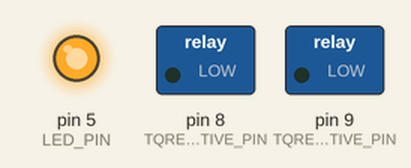
This sketch was run on a simulated Arduino Uno, built with avr-gcc and run on an emulated ATmega328P. On the bench: switched loads named in the sketch (green lamp = pin HIGH), output pins drawn as LEDs (lit = HIGH).

Above: at 0.2 s.
At 12.2 s:
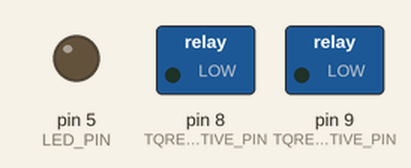
Timing chart, 0 to 22.1 s (numbered marks = the images above):
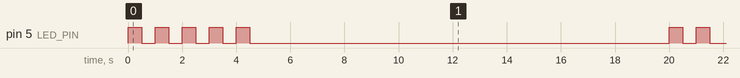

The sketch:

TQ_Relay_Tester.ino
```cpp
// How it works
  // When we start up, in "reset" or "startup" mode, COM and NC (2/3 and 9/8 - the left of COM) have continuity, and COM and NO (2/4, 8/7 - the right of COM) do NOT have continuity
  // The first switch changes, so 2/4 and 8/7 (right of COM) has continuity and 2/3 and 9/8 (left of COM) does NOT
  // Then it just flip-flops between NO/NC 9 more times

#define TQRELAY_POSITIVE_PIN 8
#define TQRELAY_NEGATIVE_PIN 9
#define LED_PIN 5

#define PULSE_TIME 3

bool isRelayInResetMode = false;

void setup() {
  pinMode(TQRELAY_POSITIVE_PIN, OUTPUT);
  pinMode(TQRELAY_NEGATIVE_PIN, OUTPUT);
  pinMode(LED_PIN, OUTPUT);

  // we always start in reset mode
  isRelayInResetMode = true;
}

void loop() {
  // blink LED five times to show we're starting
  blinkLED(5);
  testSingleCoilRelay();
}

void testSingleCoilRelay() {
  //wait 15 seconds before starting
  delay(15000);

  for (int i = 0; i < 10; i++) {
    // blink LED to show we're sending single coil pulse
    blinkLED(2);

    // figure out which pin to activate
    int pinToPulse = 0;
    if (isRelayInResetMode) {
      pinToPulse = TQRELAY_NEGATIVE_PIN;
    }
    else {
      pinToPulse = TQRELAY_POSITIVE_PIN;
    }

    // send the pulse to the appropriate pin
    digitalWrite(pinToPulse, HIGH);
    delay(PULSE_TIME);
    digitalWrite(pinToPulse, LOW);

    // set our state to the new value
    isRelayInResetMode = !isRelayInResetMode;

    // wait 15 seconds before the next round through the loop
    delay(15000);

  }

  // blink five times when we're done
  blinkLED(5);
}

void blinkLED(int numTimes) {
  for (int i = 0; i < numTimes; i++) {
    digitalWrite(LED_PIN, HIGH);
    delay(500);
    digitalWrite(LED_PIN, LOW);
    delay(500);
  }
}
```

Measured:
- by itself, pin 5 (LED_PIN): repeats every 17.0 s: HIGH 0.50 s, LOW 15.5 s, HIGH 0.50 s, LOW 0.50 s
